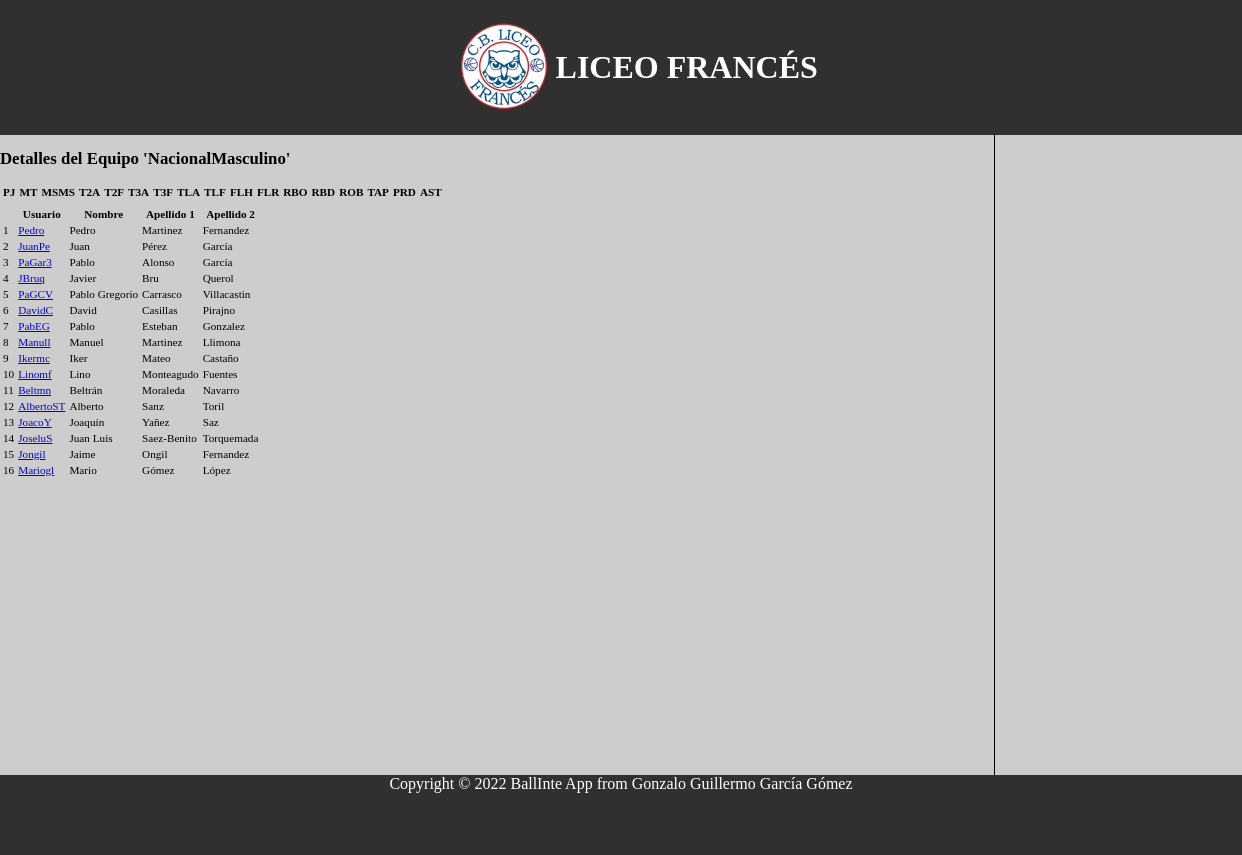
The app's page /pagina_equipo.php?equipo=NacionalMasculino, older data.
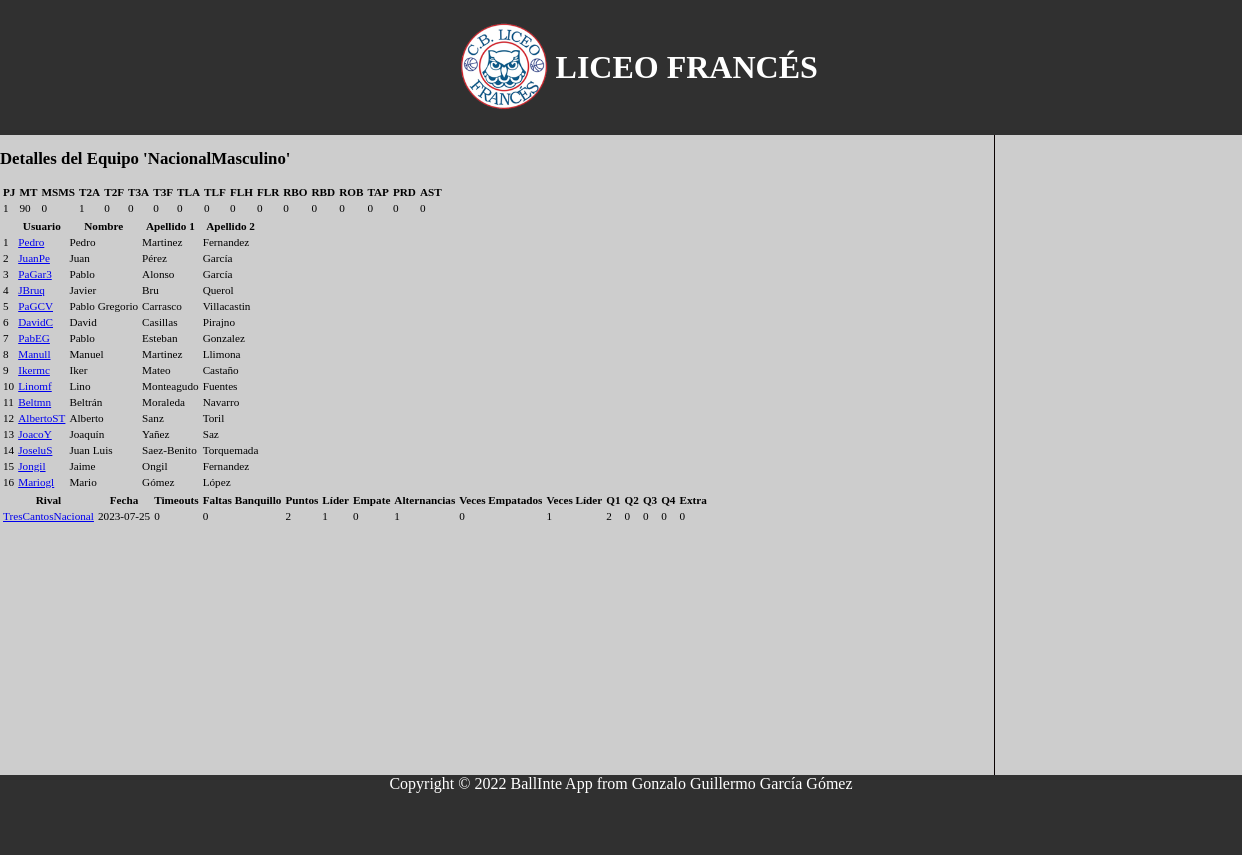
The same page, newer data.
### tables this page shows
CREATE TABLE `jugadores` (
  `id` int(11) NOT NULL,
  `user` varchar(50) DEFAULT NULL,
  `nombre` varchar(50) NOT NULL,
  `apellido1` varchar(50) NOT NULL,
  `apellido2` varchar(50) NOT NULL,
  `numero` int(2) DEFAULT NULL,
  `PJ` int(5) NOT NULL,
  `MT` int(10) NOT NULL,
  `TIT` int(5) NOT NULL,
  `SUP` int(5) NOT NULL,
  `MSMS` float NOT NULL,
  `T2A` int(5) NOT NULL,
  `T2F` int(5) NOT NULL,
  `T3A` int(5) NOT NULL,
  `T3F` int(5) NOT NULL,
  `TLA` int(5) NOT NULL,
  `TLF` int(5) NOT NULL,
  `FLH` int(5) NOT NULL,
  `FLR` int(5) NOT NULL,
  `RBO` int(5) NOT NULL,
  `RBD` int(5) NOT NULL,
  `ROB` int(5) NOT NULL,
  `TAP` int(5) NOT NULL,
  `PRD` int(5) NOT NULL,
  `AST` int(5) NOT NULL
);

CREATE TABLE `equipos` (
  `id` int(10) NOT NULL,
  `id_equipo` varchar(50) NOT NULL,
  `categoria` varchar(50) NOT NULL,
  `nombre_equipo` varchar(50) NOT NULL,
  `seccion` enum('Masculino','Femenino') NOT NULL,
  `letra` varchar(1) DEFAULT NULL,
  `PJ` int(11) NOT NULL,
  `MT` int(11) NOT NULL,
  `MSMS` int(11) NOT NULL,
  `T2A` int(11) NOT NULL,
  `T2F` int(11) NOT NULL,
  `T3A` int(11) NOT NULL,
  `T3F` int(11) NOT NULL,
  `TLA` int(11) NOT NULL,
  `TLF` int(11) NOT NULL,
  `FLH` int(11) NOT NULL,
  `FLR` int(11) NOT NULL,
  `RBO` int(11) NOT NULL,
  `RBD` int(11) NOT NULL,
  `ROB` int(11) NOT NULL,
  `TAP` int(11) NOT NULL,
  `PRD` int(11) NOT NULL,
  `AST` int(11) NOT NULL
);

CREATE TABLE `partidos` (
  `id` int(11) NOT NULL,
  `local` varchar(50) NOT NULL,
  `visitante` varchar(50) NOT NULL,
  `fecha` date NOT NULL,
  `hora` time NOT NULL
);

CREATE TABLE `tmp_partidoe_21` (
  `id` int(11) NOT NULL,
  `equipo` varchar(50) NOT NULL,
  `timeouts` int(11) DEFAULT 0,
  `faltasbanquillo` int(11) DEFAULT 0,
  `puntos` int(11) DEFAULT 0,
  `lider` tinyint(1) NOT NULL,
  `empate` tinyint(1) NOT NULL DEFAULT 1,
  `alternancias` int(11) DEFAULT 0,
  `vecesempatados` int(11) DEFAULT 0,
  `veceslider` int(11) DEFAULT 0,
  `q1` int(11) DEFAULT 0,
  `q2` int(11) DEFAULT 0,
  `q3` int(11) DEFAULT 0,
  `q4` int(11) DEFAULT 0,
  `extra` int(11) DEFAULT 0
);

### includes/Partido.php (called while the page is built, shortened)
<?php
class Partido{
    public static function getpartidosfromEquipo($equipo){
        $conn = Aplicacion::getInstance()->getConexionBd();
        $query = sprintf("SELECT * FROM partidos
        WHERE partidos.local = '%s'", $conn->real_escape_string($equipo));
        $rs = $conn->query($query);
        $result = false;
        $partidos = array();
        if ($rs) {
          while ($row = $rs->fetch_assoc()) {
              $partidos[] = $row;
          }
          $result = $partidos;
        } else {
            error_log("Error BD ({$conn->errno}): {$conn->error}");
        }
        return $result;
    }
    public static function getstatsPartido($partido){
        $conn = Aplicacion::getInstance()->getConexionBd();
        $tabla = "tmp_partidoe_" . $partido;
    $sql = "SELECT * FROM $tabla WHERE id = 1";
        $result = $conn->query($sql);
        if ($result->num_rows > 0) {
            while ($row = $result->fetch_assoc()) {
                $resultArray = $row;
            }
        } else {
            echo "No se encontraron resultados.";
        }
        return $resultArray;
    }
}

### includes/Equipo.php (the view, shortened to what the changed rows need)
<?php
class Equipo{
    public static function getidEquipo($equipo_id){
        $conn = Aplicacion::getInstance()->getConexionBd();
        $query = sprintf("SELECT id FROM equipos WHERE id_equipo = '%s'", $conn->real_escape_string($equipo_id));
        $rs = $conn->query($query);
        $result = false;
        if ($rs) {
            $fila = $rs->fetch_assoc();
            if ($fila) {
                $result = $fila['id'];
            }
        } else {
            error_log("Error BD ({$conn->errno}): {$conn->error}");
        }
        return $result;
    }
    public static function getJugadoresEquipo($equipo_id){
        $id_equipo = self::getidEquipo($equipo_id);
        $conn = Aplicacion::getInstance()->getConexionBd();
        $query = sprintf("SELECT user,nombre,apellido1,apellido2
        FROM jugadores
        INNER JOIN usuarios_equipos
        ON jugadores.id = usuarios_equipos.usuario_id
        WHERE usuarios_equipos.equipo_id = '$id_equipo'");
        $rs = $conn->query($query);
        $result = false;
        $jugadores = array();
            if ($rs) {
                $i = 0;
                while ($row = $rs->fetch_assoc()) {
                    $jugadores[$i] = array(
                        'user' => $row['user'],
                        'nombre' => $row['nombre'],
                        'apellido1' => $row['apellido1'],
                        'apellido2' => $row['apellido2']
                    );
                    $i++;
                }
                $result = $jugadores;
            } else {
                error_log("Error BD ({$conn->errno}): {$conn->error}");
            }
        return $result;
    }
    public static function statsfromEquipo($equipo){
        $conn = Aplicacion::getInstance()->getConexionBd();
        $query = sprintf("SELECT * FROM equipos WHERE id_equipo = '$equipo'");
        $rs = $conn->query($query);
        if ($rs) {
            $row = $rs->fetch_assoc();
            $result = $row;
        }
        else {
            error_log("Error BD ({$conn->errno}): {$conn->error}");
        }
        return $result;
    }
public static function mostrarStatsEquipo($equipo){
    $statsequipo = self::statsfromEquipo($equipo);
    $html = "";
    $html .= "
    <table>
        <tr>
            <th>PJ</th>
            <th>MT</th>
            <th>MSMS</th>
            <th>T2A</th>
            <th>T2F</th>
            <th>T3A</th>
            <th>T3F</th>
            <th>TLA</th>
            <th>TLF</th>
            <th>FLH</th>
            <th>FLR</th>
            <th>RBO</th>
            <th>RBD</th>
            <th>ROB</th>
            <th>TAP</th>
            <th>PRD</th>
            <th>AST</th>
        </tr>
        <tr>
            <td>{$statsequipo['PJ']}</td>
            <td>{$statsequipo['MT']}</td>
            <td>{$statsequipo['MSMS']}</td>
            <td>{$statsequipo['T2A']}</td>
            <td>{$statsequipo['T2F']}</td>
            <td>{$statsequipo['T3A']}</td>
            <td>{$statsequipo['T3F']}</td>
            <td>{$statsequipo['TLA']}</td>
            <td>{$statsequipo['TLF']}</td>
            <td>{$statsequipo['FLH']}</td>
            <td>{$statsequipo['FLR']}</td>
            <td>{$statsequipo['RBO']}</td>
            <td>{$statsequipo['RBD']}</td>
            <td>{$statsequipo['ROB']}</td>
            <td>{$statsequipo['TAP']}</td>
            <td>{$statsequipo['PRD']}</td>
            <td>{$statsequipo['AST']}</td>
        </tr>
    </table>";
    return $html;
}
public static function mostrarlistajugadoresEquipo($equipo) {
    $listaJugadores = self::getJugadoresEquipo($equipo);
    $html = "";
    $i = 1;
    $html .= "
        <table>
            <tr>
                <th> </th>
                <th>Usuario</th>
                <th>Nombre</th>
                <th>Apellido 1</th>
                <th>Apellido 2</th>
            </tr>";
    foreach ($listaJugadores as $jugador) {
        $html .= "
            <tr>
                <td>{$i}</td>
                <td>
                    <a href='pagina_perfiljugador.php?jugador={$jugador['user']}'>
                        {$jugador['user']}
                    </a>
                </td>
                <td>{$jugador['nombre']}</td>
                <td>{$jugador['apellido1']}</td>
                <td>{$jugador['apellido2']}</td>
            </tr>";
        $i++;
    }
    $html .= "</table>";
    return $html;
}
public static function mostrarStatsPartidoEquipo($partido, $estadisticas) {
    $html = "";
    $html .= "
    <table>
        <tr>
            <th>Rival</th>
            <th>Fecha</th>
            <th>Timeouts</th>
            <th>Faltas Banquillo</th>
            <th>Puntos</th>
            <th>Líder</th>
            <th>Empate</th>
            <th>Alternancias</th>
            <th>Veces Empatados</th>
            <th>Veces Líder</th>
            <th>Q1</th>
            <th>Q2</th>
            <th>Q3</th>
            <th>Q4</th>
            <th>Extra</th>
        </tr>
        <tr>
            <td>
                <a href='pagina_partido.php?partido={$partido['visitante']}&fecha={$partido['fecha']}'>
                    {$partido['visitante']}
                </a>
            </td>
            <td>{$partido['fecha']}</td>
            <td>{$estadisticas['timeouts']}</td>
            <td>{$estadisticas['faltasbanquillo']}</td>
            <td>{$estadisticas['puntos']}</td>
            <td>{$estadisticas['lider']}</td>
            <td>{$estadisticas['empate']}</td>
            <td>{$estadisticas['alternancias']}</td>
            <td>{$estadisticas['vecesempatados']}</td>
            <td>{$estadisticas['veceslider']}</td>
            <td>{$estadisticas['q1']}</td>
            <td>{$estadisticas['q2']}</td>
            <td>{$estadisticas['q3']}</td>
            <td>{$estadisticas['q4']}</td>
            <td>{$estadisticas['extra']}</td>
        </tr>
    </table>";
    return $html;
}
public static function mostrarUltimosPartidosEquipo($equipo){
    $html = "";
    $partidos = Partido::getpartidosfromEquipo($equipo);
    foreach($partidos as $partido){
        $estadisticas = Partido::getstatsPartido($partido['id']);
        $html .= self::mostrarStatsPartidoEquipo($partido,$estadisticas);
    }
    return $html;
}
}
?>

Row changes from the older to the newer data that the page shows:
now on this page (row edited): equipos: PJ "1", MT "90", MSMS "0", T2A "1", T2F "0", T3A "0", T3F "0", TLA "0", TLF "0", FLH "0", FLR "0", RBO "0", RBD "0", ROB "0", TAP "0", PRD "0", AST "0"
added partidos: visitante "TresCantosNacional", fecha "2023-07-25", tmp_partidoe_21.timeouts "0", tmp_partidoe_21.faltasbanquillo "0", tmp_partidoe_21.puntos "2", tmp_partidoe_21.lider "1", tmp_partidoe_21.empate "0", tmp_partidoe_21.alternancias "1", tmp_partidoe_21.vecesempatados "0", tmp_partidoe_21.veceslider "1", tmp_partidoe_21.q1 "2", tmp_partidoe_21.q2 "0", tmp_partidoe_21.q3 "0", tmp_partidoe_21.q4 "0", tmp_partidoe_21.extra "0"
